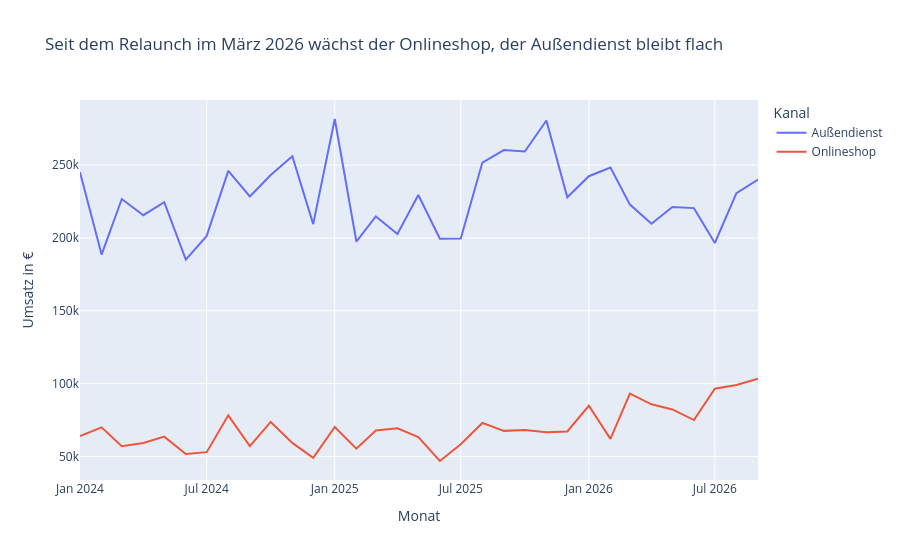

The cell this chart's notebook holds for it:
### Markdown cell above
## Diagramm 1 (fertig): Verlauf je Kanal

Liniendiagramm für einen Verlauf über die Zeit; der Titel nennt den Befund, nicht nur das Thema.

### Code cell
fig1 = px.line(
    kanal_monat, x="monat", y=["Außendienst", "Onlineshop"],
    title="Seit dem Relaunch im März 2026 wächst der Onlineshop, der Außendienst bleibt flach",
    labels={"monat": "Monat", "value": "Umsatz in €", "variable": "Kanal"},
)
fig1

### Figure 1 — Plotly figure (JSON) as saved in the notebook; plotly's stock layout.template omitted (floating-point values rounded to 4 significant figures)
{"data": [{"hovertemplate": "Kanal=Außendienst<br>Monat=%{x}<br>Umsatz in €=%{y}<extra></extra>", "legendgroup": "Außendienst", "line": {"color": "#636efa", "dash": "solid"}, "marker": {"symbol": "circle"}, "mode": "lines", "name": "Außendienst", "orientation": "v", "showlegend": true, "type": "scatter", "x": ["2024-01", "2024-02", "2024-03", "2024-04", "2024-05", "2024-06", "2024-07", "2024-08", "2024-09", "2024-10", "2024-11", "2024-12", "2025-01", "2025-02", "2025-03", "2025-04", "2025-05", "2025-06", "2025-07", "2025-08", "2025-09", "2025-10", "2025-11", "2025-12", "2026-01", "2026-02", "2026-03", "2026-04", "2026-05", "2026-06", "2026-07", "2026-08", "2026-09"], "xaxis": "x", "y": [245100.0, 188600.0, 226700.0, 215600.0, 224500.0, 185100.0, 201400.0, 246000.0, 228500.0, 243200.0, 256100.0, 209500.0, 281700.0, 197500.0, 214700.0, 202700.0, 229500.0, 199500.0, 199700.0, 251800.0, 260300.0, 259300.0, 280600.0, 227900.0, 242400.0, 248400.0, 222900.0, 209700.0, 221300.0, 220500.0, 196500.0, 230700.0, 240100.0], "yaxis": "y"}, {"hovertemplate": "Kanal=Onlineshop<br>Monat=%{x}<br>Umsatz in €=%{y}<extra></extra>", "legendgroup": "Onlineshop", "line": {"color": "#EF553B", "dash": "solid"}, "marker": {"symbol": "circle"}, "mode": "lines", "name": "Onlineshop", "orientation": "v", "showlegend": true, "type": "scatter", "x": ["2024-01", "2024-02", "2024-03", "2024-04", "2024-05", "2024-06", "2024-07", "2024-08", "2024-09", "2024-10", "2024-11", "2024-12", "2025-01", "2025-02", "2025-03", "2025-04", "2025-05", "2025-06", "2025-07", "2025-08", "2025-09", "2025-10", "2025-11", "2025-12", "2026-01", "2026-02", "2026-03", "2026-04", "2026-05", "2026-06", "2026-07", "2026-08", "2026-09"], "xaxis": "x", "y": [63960.0, 69950.0, 57040.0, 59300.0, 63590.0, 51660.0, 52940.0, 78240.0, 57050.0, 73690.0, 59290.0, 49010.0, 70250.0, 55360.0, 67870.0, 69300.0, 63320.0, 46880.0, 58320.0, 73020.0, 67560.0, 68230.0, 66690.0, 67190.0, 84800.0, 62050.0, 93120.0, 85810.0, 82290.0, 74990.0, 96510.0, 99070.0, 103300.0], "yaxis": "y"}], "layout": {"legend": {"title": {"text": "Kanal"}, "tracegroupgap": 0}, "title": {"text": "Seit dem Relaunch im März 2026 wächst der Onlineshop, der Außendienst bleibt flach"}, "xaxis": {"anchor": "y", "domain": [0.0, 1.0], "title": {"text": "Monat"}}, "yaxis": {"anchor": "x", "domain": [0.0, 1.0], "title": {"text": "Umsatz in €"}}}}
